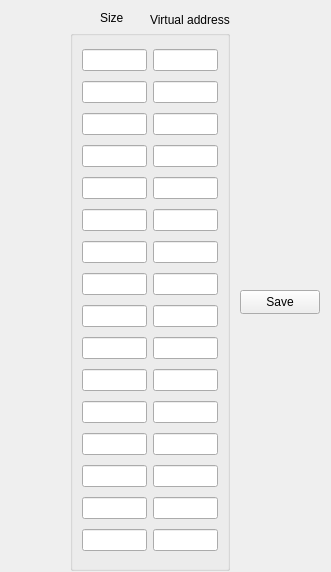
<?xml version="1.0" encoding="UTF-8"?>
<ui version="4.0">
 <class>DataDirectoryEditor</class>
 <widget class="QWidget" name="DataDirectoryEditor">
  <property name="geometry">
   <rect>
    <x>0</x>
    <y>0</y>
    <width>331</width>
    <height>572</height>
   </rect>
  </property>
  <property name="windowTitle">
   <string>DataDirectoryEditor</string>
  </property>
  <widget class="QGroupBox" name="groupBox">
   <property name="geometry">
    <rect>
     <x>70</x>
     <y>30</y>
     <width>160</width>
     <height>541</height>
    </rect>
   </property>
   <layout class="QVBoxLayout" name="verticalLayout">
    <item>
     <layout class="QHBoxLayout" name="l0">
      <item>
       <widget class="QLineEdit" name="size0"/>
      </item>
      <item>
       <widget class="QLineEdit" name="va0"/>
      </item>
     </layout>
    </item>
    <item>
     <layout class="QHBoxLayout" name="l1">
      <item>
       <widget class="QLineEdit" name="size1"/>
      </item>
      <item>
       <widget class="QLineEdit" name="va1"/>
      </item>
     </layout>
    </item>
    <item>
     <layout class="QHBoxLayout" name="l2">
      <item>
       <widget class="QLineEdit" name="size2"/>
      </item>
      <item>
       <widget class="QLineEdit" name="va2"/>
      </item>
     </layout>
    </item>
    <item>
     <layout class="QHBoxLayout" name="l3">
      <item>
       <widget class="QLineEdit" name="size3"/>
      </item>
      <item>
       <widget class="QLineEdit" name="va3"/>
      </item>
     </layout>
    </item>
    <item>
     <layout class="QHBoxLayout" name="l4">
      <item>
       <widget class="QLineEdit" name="size4"/>
      </item>
      <item>
       <widget class="QLineEdit" name="va4"/>
      </item>
     </layout>
    </item>
    <item>
     <layout class="QHBoxLayout" name="l5">
      <item>
       <widget class="QLineEdit" name="size5"/>
      </item>
      <item>
       <widget class="QLineEdit" name="va5"/>
      </item>
     </layout>
    </item>
    <item>
     <layout class="QHBoxLayout" name="l6">
      <item>
       <widget class="QLineEdit" name="size6"/>
      </item>
      <item>
       <widget class="QLineEdit" name="va6"/>
      </item>
     </layout>
    </item>
    <item>
     <layout class="QHBoxLayout" name="l7">
      <item>
       <widget class="QLineEdit" name="size7"/>
      </item>
      <item>
       <widget class="QLineEdit" name="va7"/>
      </item>
     </layout>
    </item>
    <item>
     <layout class="QHBoxLayout" name="l8">
      <item>
       <widget class="QLineEdit" name="size8"/>
      </item>
      <item>
       <widget class="QLineEdit" name="va8"/>
      </item>
     </layout>
    </item>
    <item>
     <layout class="QHBoxLayout" name="l9">
      <item>
       <widget class="QLineEdit" name="size9"/>
      </item>
      <item>
       <widget class="QLineEdit" name="va9"/>
      </item>
     </layout>
    </item>
    <item>
     <layout class="QHBoxLayout" name="l10">
      <item>
       <widget class="QLineEdit" name="size10"/>
      </item>
      <item>
       <widget class="QLineEdit" name="va10"/>
      </item>
     </layout>
    </item>
    <item>
     <layout class="QHBoxLayout" name="l11">
      <item>
       <widget class="QLineEdit" name="size11"/>
      </item>
      <item>
       <widget class="QLineEdit" name="va11"/>
      </item>
     </layout>
    </item>
    <item>
     <layout class="QHBoxLayout" name="l12">
      <item>
       <widget class="QLineEdit" name="size12"/>
      </item>
      <item>
       <widget class="QLineEdit" name="va12"/>
      </item>
     </layout>
    </item>
    <item>
     <layout class="QHBoxLayout" name="l13">
      <item>
       <widget class="QLineEdit" name="size13"/>
      </item>
      <item>
       <widget class="QLineEdit" name="va13"/>
      </item>
     </layout>
    </item>
    <item>
     <layout class="QHBoxLayout" name="l14">
      <item>
       <widget class="QLineEdit" name="size14"/>
      </item>
      <item>
       <widget class="QLineEdit" name="va14"/>
      </item>
     </layout>
    </item>
    <item>
     <layout class="QHBoxLayout" name="l15">
      <item>
       <widget class="QLineEdit" name="size15"/>
      </item>
      <item>
       <widget class="QLineEdit" name="va15"/>
      </item>
     </layout>
    </item>
   </layout>
  </widget>
  <widget class="QLabel" name="size">
   <property name="geometry">
    <rect>
     <x>100</x>
     <y>10</y>
     <width>49</width>
     <height>16</height>
    </rect>
   </property>
   <property name="text">
    <string>Size</string>
   </property>
  </widget>
  <widget class="QLabel" name="va">
   <property name="geometry">
    <rect>
     <x>150</x>
     <y>10</y>
     <width>91</width>
     <height>20</height>
    </rect>
   </property>
   <property name="text">
    <string>Virtual address</string>
   </property>
  </widget>
  <widget class="QPushButton" name="saveButton">
   <property name="geometry">
    <rect>
     <x>240</x>
     <y>290</y>
     <width>80</width>
     <height>24</height>
    </rect>
   </property>
   <property name="text">
    <string>Save</string>
   </property>
  </widget>
 </widget>
 <resources/>
 <connections/>
</ui>
